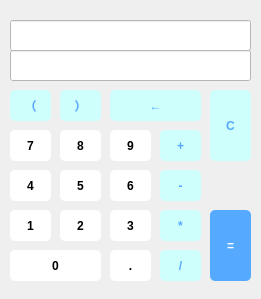
<?xml version="1.0" encoding="UTF-8"?>
<ui version="4.0">
 <class>MainWindow</class>
 <widget class="QMainWindow" name="MainWindow">
  <property name="geometry">
   <rect>
    <x>0</x>
    <y>0</y>
    <width>261</width>
    <height>299</height>
   </rect>
  </property>
  <property name="minimumSize">
   <size>
    <width>261</width>
    <height>299</height>
   </size>
  </property>
  <property name="maximumSize">
   <size>
    <width>261</width>
    <height>299</height>
   </size>
  </property>
  <property name="windowTitle">
   <string>MainWindow</string>
  </property>
  <widget class="QWidget" name="centralWidget">
   <widget class="QLineEdit" name="lineEdit">
    <property name="geometry">
     <rect>
      <x>10</x>
      <y>20</y>
      <width>241</width>
      <height>31</height>
     </rect>
    </property>
    <property name="styleSheet">
     <string notr="true">background-color: rgb(255, 255, 255);
color:rgb(0, 0, 0);</string>
    </property>
   </widget>
   <widget class="QPushButton" name="btn7">
    <property name="geometry">
     <rect>
      <x>10</x>
      <y>130</y>
      <width>41</width>
      <height>31</height>
     </rect>
    </property>
    <property name="styleSheet">
     <string notr="true">QPushButton{
background-color: rgb(255, 255, 255);
border-radius:5px;
color:rgb(0, 0, 0);
font:bold;
}
QPushButton:pressed{
background-color: rgb(195, 195, 195);
}</string>
    </property>
    <property name="text">
     <string>7</string>
    </property>
   </widget>
   <widget class="QPushButton" name="btn9">
    <property name="geometry">
     <rect>
      <x>110</x>
      <y>130</y>
      <width>41</width>
      <height>31</height>
     </rect>
    </property>
    <property name="styleSheet">
     <string notr="true">QPushButton{
background-color: rgb(255, 255, 255);
border-radius:5px;
color:rgb(0, 0, 0);
font:bold;
}
QPushButton:pressed{
background-color: rgb(195, 195, 195);
}</string>
    </property>
    <property name="text">
     <string>9</string>
    </property>
   </widget>
   <widget class="QPushButton" name="btn8">
    <property name="geometry">
     <rect>
      <x>60</x>
      <y>130</y>
      <width>41</width>
      <height>31</height>
     </rect>
    </property>
    <property name="styleSheet">
     <string notr="true">QPushButton{
background-color: rgb(255, 255, 255);
border-radius:5px;
color:rgb(0, 0, 0);
font:bold;
}
QPushButton:pressed{
background-color: rgb(195, 195, 195);
}</string>
    </property>
    <property name="text">
     <string>8</string>
    </property>
   </widget>
   <widget class="QPushButton" name="btn4">
    <property name="geometry">
     <rect>
      <x>10</x>
      <y>170</y>
      <width>41</width>
      <height>31</height>
     </rect>
    </property>
    <property name="styleSheet">
     <string notr="true">QPushButton{
background-color: rgb(255, 255, 255);
border-radius:5px;
color:rgb(0, 0, 0);
font:bold;
}
QPushButton:pressed{
background-color: rgb(195, 195, 195);
}</string>
    </property>
    <property name="text">
     <string>4</string>
    </property>
   </widget>
   <widget class="QPushButton" name="btn5">
    <property name="geometry">
     <rect>
      <x>60</x>
      <y>170</y>
      <width>41</width>
      <height>31</height>
     </rect>
    </property>
    <property name="styleSheet">
     <string notr="true">QPushButton{
background-color: rgb(255, 255, 255);
border-radius:5px;
color:rgb(0, 0, 0);
font:bold;
}
QPushButton:pressed{
background-color: rgb(195, 195, 195);
}</string>
    </property>
    <property name="text">
     <string>5</string>
    </property>
   </widget>
   <widget class="QPushButton" name="btn6">
    <property name="geometry">
     <rect>
      <x>110</x>
      <y>170</y>
      <width>41</width>
      <height>31</height>
     </rect>
    </property>
    <property name="styleSheet">
     <string notr="true">QPushButton{
background-color: rgb(255, 255, 255);
border-radius:5px;
color:rgb(0, 0, 0);
font:bold;
}
QPushButton:pressed{
background-color: rgb(195, 195, 195);
}</string>
    </property>
    <property name="text">
     <string>6</string>
    </property>
   </widget>
   <widget class="QPushButton" name="btn0">
    <property name="geometry">
     <rect>
      <x>10</x>
      <y>250</y>
      <width>91</width>
      <height>31</height>
     </rect>
    </property>
    <property name="styleSheet">
     <string notr="true">QPushButton{
background-color: rgb(255, 255, 255);
border-radius:5px;
color:rgb(0, 0, 0);
font:bold;
}
QPushButton:pressed{
background-color: rgb(195, 195, 195);
}</string>
    </property>
    <property name="text">
     <string>0</string>
    </property>
   </widget>
   <widget class="QPushButton" name="btn3">
    <property name="geometry">
     <rect>
      <x>110</x>
      <y>210</y>
      <width>41</width>
      <height>31</height>
     </rect>
    </property>
    <property name="styleSheet">
     <string notr="true">QPushButton{
background-color: rgb(255, 255, 255);
border-radius:5px;
color:rgb(0, 0, 0);
font:bold;
}
QPushButton:pressed{
background-color: rgb(195, 195, 195);
}</string>
    </property>
    <property name="text">
     <string>3</string>
    </property>
   </widget>
   <widget class="QPushButton" name="btn2">
    <property name="geometry">
     <rect>
      <x>60</x>
      <y>210</y>
      <width>41</width>
      <height>31</height>
     </rect>
    </property>
    <property name="styleSheet">
     <string notr="true">QPushButton{
background-color: rgb(255, 255, 255);
border-radius:5px;
color:rgb(0, 0, 0);
font:bold;
}
QPushButton:pressed{
background-color: rgb(195, 195, 195);
}</string>
    </property>
    <property name="text">
     <string>2</string>
    </property>
   </widget>
   <widget class="QPushButton" name="btn1">
    <property name="geometry">
     <rect>
      <x>10</x>
      <y>210</y>
      <width>41</width>
      <height>31</height>
     </rect>
    </property>
    <property name="styleSheet">
     <string notr="true">QPushButton{
background-color: rgb(255, 255, 255);
border-radius:5px;
color:rgb(0, 0, 0);
font:bold;
}
QPushButton:pressed{
background-color: rgb(195, 195, 195);
}</string>
    </property>
    <property name="text">
     <string>1</string>
    </property>
   </widget>
   <widget class="QPushButton" name="btnDot">
    <property name="geometry">
     <rect>
      <x>110</x>
      <y>250</y>
      <width>41</width>
      <height>31</height>
     </rect>
    </property>
    <property name="styleSheet">
     <string notr="true">QPushButton{
background-color: rgb(255, 255, 255);
border-radius:5px;
color:rgb(0, 0, 0);
font:bold;
}
QPushButton:pressed{
background-color: rgb(195, 195, 195);
}</string>
    </property>
    <property name="text">
     <string>.</string>
    </property>
   </widget>
   <widget class="QPushButton" name="btnEqual">
    <property name="geometry">
     <rect>
      <x>210</x>
      <y>210</y>
      <width>41</width>
      <height>71</height>
     </rect>
    </property>
    <property name="styleSheet">
     <string notr="true">QPushButton{
background-color: rgb(85, 170, 255);
border-radius:5px;
color:rgb(255, 255, 255);
font:bold;
}
QPushButton:pressed{
background-color: rgb(63, 126, 189);
}</string>
    </property>
    <property name="text">
     <string>=</string>
    </property>
   </widget>
   <widget class="QPushButton" name="btnMuti">
    <property name="geometry">
     <rect>
      <x>160</x>
      <y>210</y>
      <width>41</width>
      <height>31</height>
     </rect>
    </property>
    <property name="styleSheet">
     <string notr="true">QPushButton{
background-color: rgb(207, 255, 252);
border-radius:5px;
color:rgb(85, 170, 255);
font:bold;
}
QPushButton:pressed{
background-color: rgb(192, 224, 252);
}</string>
    </property>
    <property name="text">
     <string>*</string>
    </property>
   </widget>
   <widget class="QPushButton" name="btnAdd">
    <property name="geometry">
     <rect>
      <x>160</x>
      <y>130</y>
      <width>41</width>
      <height>31</height>
     </rect>
    </property>
    <property name="styleSheet">
     <string notr="true">QPushButton{
background-color: rgb(207, 255, 252);
border-radius:5px;
color:rgb(85, 170, 255);
font:bold;
}
QPushButton:pressed{
background-color: rgb(192, 224, 252);
}</string>
    </property>
    <property name="text">
     <string>+</string>
    </property>
   </widget>
   <widget class="QPushButton" name="btnSub">
    <property name="geometry">
     <rect>
      <x>160</x>
      <y>170</y>
      <width>41</width>
      <height>31</height>
     </rect>
    </property>
    <property name="styleSheet">
     <string notr="true">QPushButton{
background-color: rgb(207, 255, 252);
border-radius:5px;
color:rgb(85, 170, 255);
font:bold;
}
QPushButton:pressed{
background-color: rgb(192, 224, 252);
}</string>
    </property>
    <property name="text">
     <string>-</string>
    </property>
   </widget>
   <widget class="QPushButton" name="btnDivi">
    <property name="geometry">
     <rect>
      <x>160</x>
      <y>250</y>
      <width>41</width>
      <height>31</height>
     </rect>
    </property>
    <property name="styleSheet">
     <string notr="true">QPushButton{
background-color: rgb(207, 255, 252);
border-radius:5px;
color:rgb(85, 170, 255);
font:bold;
}
QPushButton:pressed{
background-color: rgb(192, 224, 252);
}</string>
    </property>
    <property name="text">
     <string>/</string>
    </property>
   </widget>
   <widget class="QPushButton" name="btnRight">
    <property name="geometry">
     <rect>
      <x>60</x>
      <y>90</y>
      <width>41</width>
      <height>31</height>
     </rect>
    </property>
    <property name="styleSheet">
     <string notr="true">QPushButton{
background-color: rgb(207, 255, 252);
border-radius:5px;
color:rgb(85, 170, 255);
font:bold;
}
QPushButton:pressed{
background-color: rgb(192, 224, 252);
}</string>
    </property>
    <property name="text">
     <string>）</string>
    </property>
   </widget>
   <widget class="QPushButton" name="btnLeft">
    <property name="geometry">
     <rect>
      <x>10</x>
      <y>90</y>
      <width>41</width>
      <height>31</height>
     </rect>
    </property>
    <property name="styleSheet">
     <string notr="true">QPushButton{
background-color: rgb(207, 255, 252);
border-radius:5px;
color:rgb(85, 170, 255);
font:bold;
}
QPushButton:pressed{
background-color: rgb(192, 224, 252);
}</string>
    </property>
    <property name="text">
     <string>（</string>
    </property>
   </widget>
   <widget class="QPushButton" name="btnClear">
    <property name="geometry">
     <rect>
      <x>210</x>
      <y>90</y>
      <width>41</width>
      <height>71</height>
     </rect>
    </property>
    <property name="styleSheet">
     <string notr="true">QPushButton{
background-color: rgb(207, 255, 252);
border-radius:5px;
color:rgb(85, 170, 255);
font:bold;
}
QPushButton:pressed{
background-color: rgb(192, 224, 252);
}</string>
    </property>
    <property name="text">
     <string>C</string>
    </property>
   </widget>
   <widget class="QPushButton" name="btnBack">
    <property name="geometry">
     <rect>
      <x>110</x>
      <y>90</y>
      <width>91</width>
      <height>31</height>
     </rect>
    </property>
    <property name="styleSheet">
     <string notr="true">QPushButton{
background-color: rgb(207, 255, 252);
border-radius:5px;
color:rgb(85, 170, 255);
font:bold;
}
QPushButton:pressed{
background-color: rgb(192, 224, 252);
}</string>
    </property>
    <property name="text">
     <string>←</string>
    </property>
   </widget>
   <widget class="QLineEdit" name="lineEdit2">
    <property name="geometry">
     <rect>
      <x>10</x>
      <y>50</y>
      <width>241</width>
      <height>31</height>
     </rect>
    </property>
    <property name="styleSheet">
     <string notr="true">background-color: rgb(255, 255, 255);
color:rgb(0, 0, 0);</string>
    </property>
    <property name="readOnly">
     <bool>true</bool>
    </property>
   </widget>
  </widget>
  <action name="action">
   <property name="icon">
    <iconset>
     <normaloff>:/logo/Image/calc-icon.png</normaloff>:/logo/Image/calc-icon.png</iconset>
   </property>
   <property name="text">
    <string>查看帮助</string>
   </property>
  </action>
  <action name="action_about">
   <property name="text">
    <string>关于计算器</string>
   </property>
  </action>
 </widget>
 <layoutdefault spacing="2" margin="7"/>
 <resources/>
 <connections/>
</ui>
